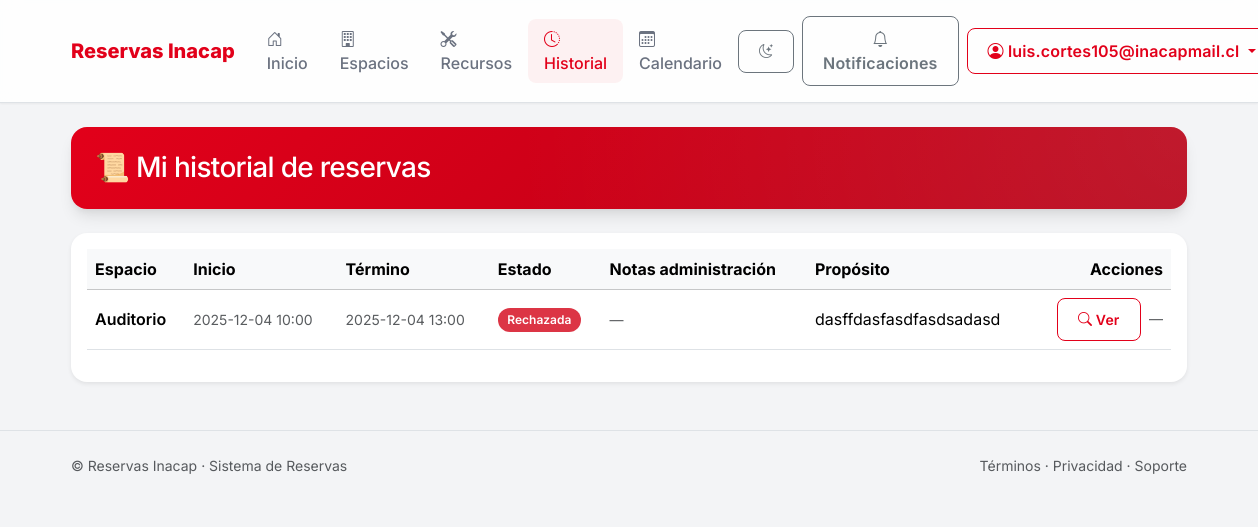
/historial/ (signed in), run on the app's committed database.
### api/models.py (models this page shows, shortened)
class Reservation(models.Model):
    PENDING = "PEND"
    APPROVED = "APPR"
    REJECTED = "REJ"
    CANCELED = "CANC"
    STATUS_CHOICES = [
        (PENDING, "Pendiente"),
        (APPROVED, "Aprobada"),
        (REJECTED, "Rechazada"),
        (CANCELED, "Cancelada"),
    ]
    user = models.ForeignKey(User, on_delete=models.CASCADE, related_name="reservations")
    space = models.ForeignKey(Space, on_delete=models.CASCADE, related_name="reservations")
    start = models.DateTimeField()
    end = models.DateTimeField()
    purpose = models.CharField(max_length=250, blank=True)
    attendees_count = models.PositiveIntegerField(default=1)
    status = models.CharField(max_length=4, choices=STATUS_CHOICES, default=PENDING)
    created_at = models.DateTimeField(auto_now_add=True)
    cancel_reason = models.CharField(max_length=255, blank=True, default="")
    class Meta:
        ordering = ["-created_at"]
        constraints = [
            models.CheckConstraint(check=models.Q(end__gt=models.F("start")), name="reservation_end_after_start")
        ]
    def can_cancel(self, now=None) -> bool:
        now = now or timezone.now()
        if self.status in {self.REJECTED, self.CANCELED}:
            return False

class Space(models.Model):
    name = models.CharField(max_length=120)
    location = models.CharField(max_length=200, blank=True)
    capacity = models.PositiveIntegerField(default=1)
    is_active = models.BooleanField(default=True)
    def __str__(self):
        return self.name

### api/views.py (the view)
# urls.py: path("historial/", my_history, name="history"),
@login_required
def my_history(request):
    qs = Reservation.objects.filter(user=request.user).order_by("-start")
    return render(request, "reservations/history.html", {"reservations": qs})

### api/context_processors.py (called while the page is built)
def notifications(request):
    ctx = {
        "is_coordinator": is_coordinator(request.user),
        "notif_unread_count": 0,
        "notif_unread_list": []
    }
    if request.user.is_authenticated:
        qs = Notification.objects.filter(user=request.user, is_read=False).order_by("-created_at")
        ctx["notif_unread_count"] = qs.count()
        ctx["notif_unread_list"] = qs[:3]
    return ctx

### api/utils.py (called while the page is built)
def is_coordinator(user):
    if not user.is_authenticated:
        return False
    return user.groups.filter(name="Coordinador").exists()

### templates/reservations/history.html (shortened to what this page needs)
{% extends "base.html" %}
{% block content %}
<section class="p-4 rounded-4 mb-4 inacap-hero">
  <h1 class="h3 m-0">📜 Mi historial de reservas</h1>
</section>
<div class="card shadow-sm border-0 rounded-4">
  <div class="card-body">
    {% if reservations %}
      <div class="table-responsive">
        <table class="table table-hover align-middle">
          <thead class="table-light">
            <tr>
              <th>Espacio</th>
              <th>Inicio</th>
              <th>Término</th>
              <th>Estado</th>
              <th>Notas administración</th>
              <th>Propósito</th>
              <th class="text-end">Acciones</th>
            </tr>
          </thead>
          <tbody>
            {% for r in reservations %}
              <tr id="r{{ r.id }}">
                <td class="fw-semibold">{{ r.space }}</td>
                <td><span class="small text-muted">{{ r.start|date:"Y-m-d H:i" }}</span></td>
                <td><span class="small text-muted">{{ r.end|date:"Y-m-d H:i" }}</span></td>
                <td>
                  {% if r.status == "PEND" %}
                    <span class="badge rounded-pill text-bg-warning">Pendiente</span>
                  {% elif r.status == "APPR" %}
                    <span class="badge rounded-pill text-bg-success">Aprobada</span>
                  {% elif r.status == "REJ" %}
                    <span class="badge rounded-pill text-bg-danger">Rechazada</span>
                  {% elif r.status == "CANC" %}
                    <span class="badge rounded-pill text-bg-secondary">Cancelada</span>
                  {% else %}
                    <span class="badge text-bg-secondary">{{ r.get_status_display }}</span>
                  {% endif %}
                </td>
                <td>
                  {% if r.appr %}
                    <span class="small text-muted">{{ r.appr.notes|default:"—"|truncatechars:80 }}</span>
                  {% else %}
                    <span class="text-muted small">—</span>
                  {% endif %}
                </td>
                <td>{{ r.purpose|default:"—" }}</td>
                <td class="text-end">
                  <a href="{% url 'reservation_detail' r.id %}" class="btn btn-outline-primary btn-sm me-1">
                    <i class="bi bi-search"></i> Ver
                  </a>
                  {% if r.can_cancel %}
                    <button class="btn btn-outline-danger btn-sm"
                            data-bs-toggle="modal" data-bs-target="#cancelModal{{ r.id }}">
                      <i class="bi bi-x-circle"></i> Cancelar
                    </button>
                    <div class="modal fade" id="cancelModal{{ r.id }}" tabindex="-1" aria-hidden="true">
                      <div class="modal-dialog">
                        <form method="post" action="{% url 'reservation_cancel' r.id %}" class="modal-content">
                          {% csrf_token %}
                          <div class="modal-header">
                            <h5 class="modal-title">Cancelar reserva</h5>
                            <button type="button" class="btn-close" data-bs-dismiss="modal" aria-label="Cerrar"></button>
                          </div>
                          <div class="modal-body">
                            <p class="mb-3">¿Seguro que deseas cancelar la reserva de <strong>{{ r.space }}</strong> del
                              <strong>{{ r.start|date:"d/m/Y H:i" }}</strong> al <strong>{{ r.end|date:"d/m/Y H:i" }}</strong>?</p>
                            <label class="form-label small">Motivo (opcional)</label>
                            <input type="text" name="reason" maxlength="255" class="form-control"
                                   placeholder="Ej.: cambio de horario">
                            <div class="alert alert-warning small mt-3 mb-0">
                              Esta acción no se puede deshacer.
                            </div>
                          </div>
                          <div class="modal-footer">
                            <button type="button" class="btn btn-secondary" data-bs-dismiss="modal">Volver</button>
                            <button type="submit" class="btn btn-danger">
                              <i class="bi bi-x-circle"></i> Cancelar reserva
                            </button>
                          </div>
                        </form>
                      </div>
                    </div>
                  {% else %}
                    <span class="text-muted small">—</span>
                  {% endif %}
                </td>
              </tr>
            {% endfor %}
          </tbody>
        </table>
      </div>
    {% else %}
      <div class="alert alert-info m-0">Aún no tienes reservas.</div>
    {% endif %}
  </div>
</div>
{% endblock %}

### templates/base.html (shortened to what this page needs)
{% load static %}
<!doctype html>
<html lang="es" data-bs-theme="">
<head>
  <link href="https://cdn.jsdelivr.net/npm/bootstrap@5.3.3/dist/css/bootstrap.min.css" rel="stylesheet">
  <link href="https://cdn.jsdelivr.net/npm/bootstrap-icons@1.11.3/font/bootstrap-icons.css" rel="stylesheet">
  <link href="{% static 'css/custom.css' %}" rel="stylesheet">
</head>
<body>
  <nav class="navbar navbar-expand-lg bg-body border-bottom sticky-top">
    <div class="container">
      <a class="navbar-brand d-flex align-items-center gap-2"
        href="{% if user.is_staff and not is_coordinator %}{% url 'dashboard_admin' %}{% else %}{% url 'dashboard_user' %}{% endif %}">
        Reservas Inacap
      </a>
      <div class="collapse navbar-collapse" id="mainNav">
        <ul class="navbar-nav me-auto">
          {% if user.is_authenticated %}
          <li class="nav-item">
            <a class="nav-link {% if request.resolver_match.url_name == 'dashboard_user' or request.resolver_match.url_name == 'dashboard_admin' %}active{% endif %}"
              href="{% if user.is_staff and not is_coordinator %}{% url 'dashboard_admin' %}{% else %}{% url 'dashboard_user' %}{% endif %}">
              <i class="bi bi-house-door"></i> Inicio
            </a>
          </li>
          <li class="nav-item">
            <a class="nav-link {% if request.resolver_match.url_name == 'spaces_list' %}active{% endif %}"
              href="{% url 'spaces_list' %}">
              <i class="bi bi-building"></i> Espacios
            </a>
          </li>
          <li class="nav-item">
            <a class="nav-link {% if request.resolver_match.url_name == 'resources_list' %}active{% endif %}"
              href="{% url 'resources_list' %}">
              <i class="bi bi-tools"></i> Recursos
            </a>
          </li>
          <li class="nav-item">
            <a class="nav-link {% if request.resolver_match.url_name == 'history' %}active{% endif %}"
              href="{% url 'history' %}">
              <i class="bi bi-clock-history"></i> Historial
            </a>
          </li>
          <li class="nav-item">
            <a class="nav-link {% if request.resolver_match.url_name == 'calendar' %}active{% endif %}"
              href="{% url 'calendar' %}">
              <i class="bi bi-calendar3"></i> Calendario
            </a>
          </li>
          {% endif %}
        </ul>
        <ul class="navbar-nav ms-auto align-items-lg-center gap-lg-2">
          <li class="nav-item">
            <button id="themeToggle" class="btn btn-outline-secondary btn-sm rounded-3" type="button"
              title="Cambiar tema">
              <i id="themeIcon" class="bi bi-moon-stars"></i>
            </button>
          </li>
          {% if user.is_authenticated %}
          {% with unread_count=unread|default:0 %}
          <li class="nav-item">
            <a class="btn btn-outline-secondary position-relative rounded-3" href="{% url 'notifications' %}">
              <i class="bi bi-bell"></i> <span class="d-none d-sm-inline">Notificaciones</span>
            </a>
          </li>
          {% endwith %}
          <li class="nav-item dropdown">
            <a class="btn btn-outline-primary dropdown-toggle rounded-3" href="#" role="button"
              data-bs-toggle="dropdown" aria-expanded="false">
              <i class="bi bi-person-circle"></i> {{ user.username }}
            </a>
              {% url 'admin_user_new' as admin_new_url %}
          </li>
          {% else %}
          <li class="nav-item">
            <a class="btn btn-primary rounded-3" href="{% url 'login' %}">
              <i class="bi bi-box-arrow-in-right"></i> Ingresar
            </a>
          </li>
          {% endif %}
        </ul>
      </div>
    </div>
  </nav>
  <div class="toast-container position-fixed top-0 end-0 p-3">
  </div>
  <main class="container py-4 app-container">
    {% block content %}{% endblock %}
  </main>
  <footer class="border-top py-4 mt-4">
    <div class="container d-flex flex-column flex-md-row justify-content-between align-items-center gap-2">
      <div class="text-muted small">© {{ now|date:"Y" }} Reservas Inacap · Sistema de Reservas</div>
      <div class="text-muted small">
        <a class="text-reset text-decoration-none" href="#">Términos</a> ·
        <a class="text-reset text-decoration-none" href="#">Privacidad</a> ·
        <a class="text-reset text-decoration-none" href="mailto:soporte@inacap.cl">Soporte</a>
      </div>
    </div>
  </footer>
</body>
</html>

### static/css/custom.css (style rules this page uses)
:root { --brand-primary: #E2001A; --brand-primary-dark: #B60015; --brand-secondary: #1F2937; --brand-accent: #FF5A73; --bg-body: #F3F4F6; --bg-card: #FFFFFF; --bg-glass: rgba(255, 255, 255, 0.85); --text-main: #111827; --text-muted: #6B7280; --radius-sm: 0.5rem; --radius-md: 1rem; --radius-lg: 1.5rem; --shadow-sm: 0 1px 2px 0 rgba(0, 0, 0, 0.05); --shadow-md: 0 4px 6px -1px rgba(0, 0, 0, 0.1), 0 2px 4px -1px rgba(0, 0, 0, 0.06); --shadow-lg: 0 10px 15px -3px rgba(0, 0, 0, 0.1), 0 4px 6px -2px rgba(0, 0, 0, 0.05); --shadow-glow: 0 0 15px rgba(226, 0, 26, 0.3); --transition-fast: 0.2s ease; --transition-smooth: 0.4s cubic-bezier(0.4, 0, 0.2, 1); }
body { background-color: var(--bg-body); color: var(--text-main); font-family: 'Inter', system-ui, -apple-system, sans-serif; -webkit-font-smoothing: antialiased; transition: background-color var(--transition-smooth), color var(--transition-smooth); }
a { text-decoration: none; transition: color var(--transition-fast); }
h1, h2, h3, h4, h5, h6 { font-weight: 700; letter-spacing: -0.025em; color: var(--text-main); }
.card { background: var(--bg-card); border: 1px solid rgba(255, 255, 255, 0.1); border-radius: var(--radius-md); box-shadow: var(--shadow-md); transition: transform var(--transition-fast), box-shadow var(--transition-fast); }
.btn { font-weight: 600; padding: 0.625rem 1.25rem; border-radius: var(--radius-sm); transition: all var(--transition-fast); letter-spacing: 0.01em; }
.btn-outline-primary { color: var(--brand-primary); border-color: var(--brand-primary); }
.navbar { background: var(--bg-glass) !important; backdrop-filter: blur(10px); border-bottom: 1px solid rgba(0,0,0,0.05); box-shadow: var(--shadow-sm); padding-top: 1rem; padding-bottom: 1rem; }
.navbar-brand { font-weight: 800; font-size: 1.25rem; color: var(--brand-primary) !important; }
.nav-link { font-weight: 500; color: var(--text-muted) !important; border-radius: var(--radius-sm); padding: 0.5rem 1rem !important; transition: all var(--transition-fast); }
.nav-link:hover, .nav-link.active { color: var(--brand-primary) !important; background-color: rgba(226, 0, 26, 0.05); }
.inacap-hero { background: linear-gradient(135deg, var(--brand-primary) 0%, var(--brand-primary-dark) 100%); color: white; border-radius: var(--radius-md); box-shadow: var(--shadow-lg); position: relative; overflow: hidden; }
.inacap-hero::after { content: ''; position: absolute; top: 0; right: 0; bottom: 0; left: 0; background: radial-gradient(circle at top right, rgba(255,255,255,0.1), transparent 60%); pointer-events: none; }
.badge { padding: 0.5em 0.8em; font-weight: 600; border-radius: 2rem; }

### data on the page
Reservation: space "Auditorio", start "2025-12-04 10:00", end "2025-12-04 13:00", status "Rechazada", purpose "dasffdasfasdfasdsadasd"

### other printed values
{{ user.username }} "luis.cortes105@inacapmail.cl"
